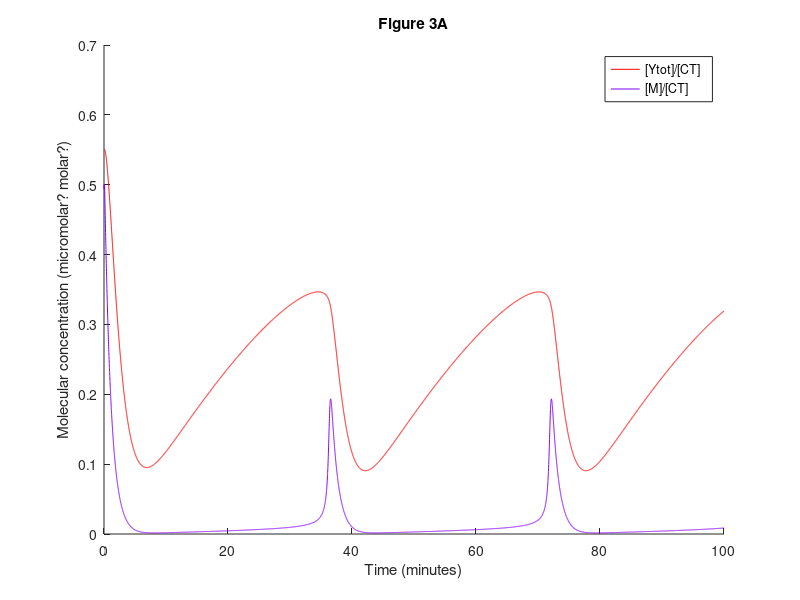

Reproduce this figure in MATLAB.
%10/4/20 
%trying to recreate fig 3a from Tyson JJ paper
clc;close all;

%amino acid concentration
aa=1; %this is a constant but idk what the value is supposed to be

%define rates - given in table 2
k1 = .015*.002/aa; %min^-1
%^^^IF YOU CHANGE THE INITIAL VALUES, change .002 above to whatever number is
%printed repeatedly below after you run 
k2=0;%min^-1
k3=200/.002;%min^-1
%^^^IF YOU CHANGE THE INITIAL VALUES, change .002 above to whatever number is
%printed repeatedly below after you run 
k4=180; %adjustable - will change later
kprime4=0.018;%min^-1
k5=0;%min^-1
k6=1; %adjustable - will change later
k7=0.6;%min^-1
k9=k6+10.;%min^-1
k8=k9+10.;%min^-1

%equations - given in table 1
eq1 =@(C2,CP,pM,M,Y,YP) k6*M - k8*C2 + k9*CP   ;
eq2 =@(C2,CP,pM,M,Y,YP) -k3*CP*Y + k8*C2 - k9*CP  ;
eq3 =@(C2,CP,pM,M,Y,YP) k3*CP*Y - pM*(kprime4 + k4*(M/(C2 + CP + pM + M))^2) + k5*M   ;
eq4 =@(C2,CP,pM,M,Y,YP) pM*(kprime4 + k4*(M/(C2 + CP + pM + M))^2) - k5*M - k6*M   ;
eq5 =@(C2,CP,pM,M,Y,YP) k1*aa - k2*Y - k3*CP*Y   ;
eq6 =@(C2,CP,pM,M,Y,YP) k6*M - k7*YP   ;

[time, ex] = ode45(@(a,b)[eq1(b(1),b(2),b(3),b(4),b(5),b(6));eq2(b(1),b(2),b(3),b(4),b(5),b(6));eq3(b(1),b(2),b(3),b(4),b(5),b(6));eq4(b(1),b(2),b(3),b(4),b(5),b(6));eq5(b(1),b(2),b(3),b(4),b(5),b(6));eq6(b(1),b(2),b(3),b(4),b(5),b(6))], [0,100], [0.001,0,0,0.001,0.0001,0] );
%add pM, M, Y and YP together for Ytotal
Ytot=ex(:,3)+ex(:,4)+ex(:,5)+ex(:,6);
Ctot=ex(:,1)+ex(:,2)+ex(:,3)+ex(:,4)
%divide by CT
Ytotvdiv=Ytot./ Ctot;

Mfordiv =ex(:,4);
%divide M by CT
Mdiv=Mfordiv./ Ctot;

figure; hold on;
plot(time,Ytotvdiv,'-r') % red for Ytot
plot(time,Mdiv,'-', 'color', [0.5 0 1]) % purple/blue for M
legend('[Ytot]/[CT]','[M]/[CT]')
ylabel('Molecular concentration (micromolar? molar?)')
xlabel('Time (minutes)')
title('Figure 3A')
%set(gca, 'YScale', 'log')
%works OK for figure 3A but fibure 3B looks like trash with this code (change k6 to 2 and you'll see what i mean)
